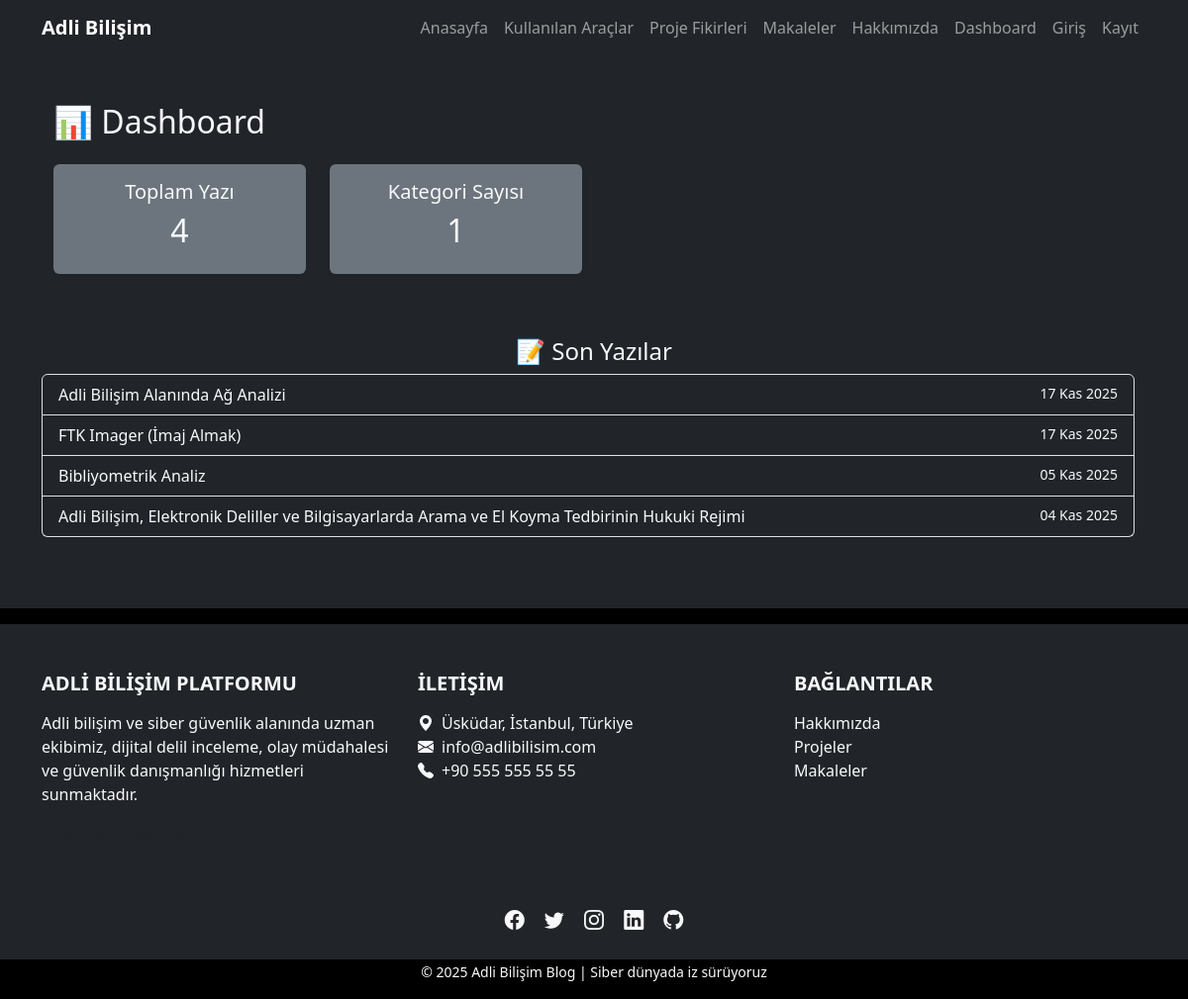
/dashboard/, run on the app's committed database.
### blog/models.py (models this page shows, shortened)
class Post(models.Model):
    title = models.CharField(max_length=200)
    slug = models.SlugField(unique=True)
    content = models.TextField()
    image = models.ImageField(upload_to='blog_images/', blank=True, null=True)
    pdf = models.FileField(upload_to='articles/', null=True, blank=True)
    created_at = models.DateTimeField(auto_now_add=True)
    updated_at = models.DateTimeField(auto_now=True)
    category = models.ForeignKey(Category, on_delete=models.SET_NULL, null=True)
    tags = models.ManyToManyField(Tag, blank=True)
    author = models.ForeignKey(User, on_delete=models.CASCADE)
    is_featured = models.BooleanField(default=False)
    read_time = models.PositiveIntegerField(default=3)

### dashboard/views.py (the view)
# urls.py: path('', views.dashboard_home, name='dashboard_home'),
def dashboard_home(request):
    total_posts = Post.objects.count()
    total_categories = Category.objects.count()
    recent_posts = Post.objects.order_by('-created_at')[:5]
    return render(request, 'dashboard/home.html', {
        'total_posts': total_posts,
        'total_categories': total_categories,
        'recent_posts': recent_posts,
    })

### templates/dashboard/home.html (shortened to what this page needs)
{% extends "base.html" %}
{% block content %}
<div class="container mt-4">
  <h2 class="mb-4">📊 Dashboard</h2>
  <div class="row text-center">
    <div class="col-md-3 mb-3">
      <div class="bg-secondary rounded p-3 shadow-sm">
        <h5>Toplam Yazı</h5>
        <h2>{{ total_posts }}</h2>
      </div>
    </div>
    <div class="col-md-3 mb-3">
      <div class="bg-secondary rounded p-3 shadow-sm">
        <h5>Kategori Sayısı</h5>
        <h2>{{ total_categories }}</h2>
      </div>
    </div>
  <h4 class="mt-5">📝 Son Yazılar</h4>
  <ul class="list-group">
    {% for post in recent_posts %}
      <li class="list-group-item bg-dark text-light d-flex justify-content-between">
        <span>{{ post.title }}</span>
        <small>{{ post.created_at|date:"d M Y" }}</small>
      </li>
    {% endfor %}
  </ul>
</div>
{% endblock %}

### static/css/style.css (style rules this page uses)
body { font-family: 'Segoe UI', sans-serif; }

### data on the page
Post: title "Adli Bilişim Alanında Ağ Analizi", created_at "17 Kas 2025"
Post: title "FTK Imager (İmaj Almak)", created_at "17 Kas 2025"
Post: title "Bibliyometrik Analiz", created_at "05 Kas 2025"
Post: title "Adli Bilişim, Elektronik Deliller ve Bilgisayarlarda Arama ve El Koyma Tedbirinin Hukuki Rejimi", created_at "04 Kas 2025"

### other printed values
{{ total_posts }} "4"
{{ total_categories }} "1"
